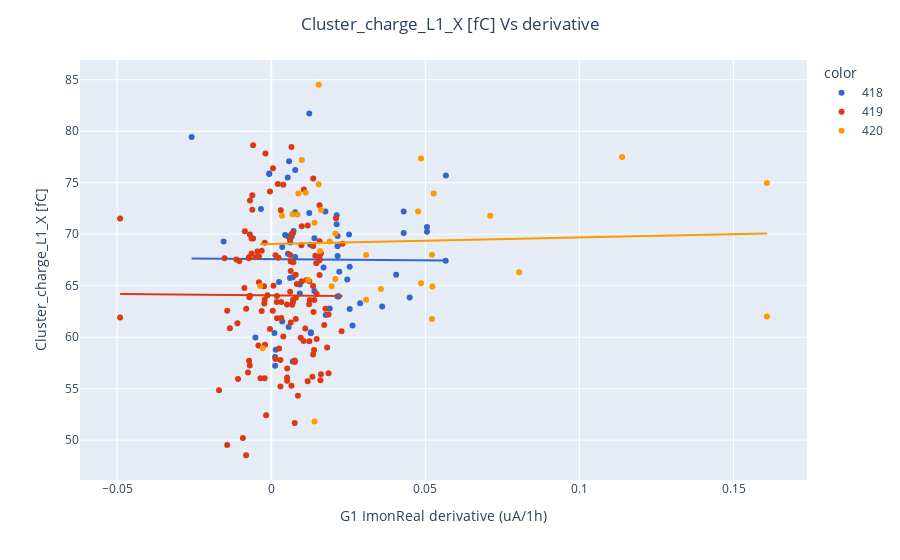
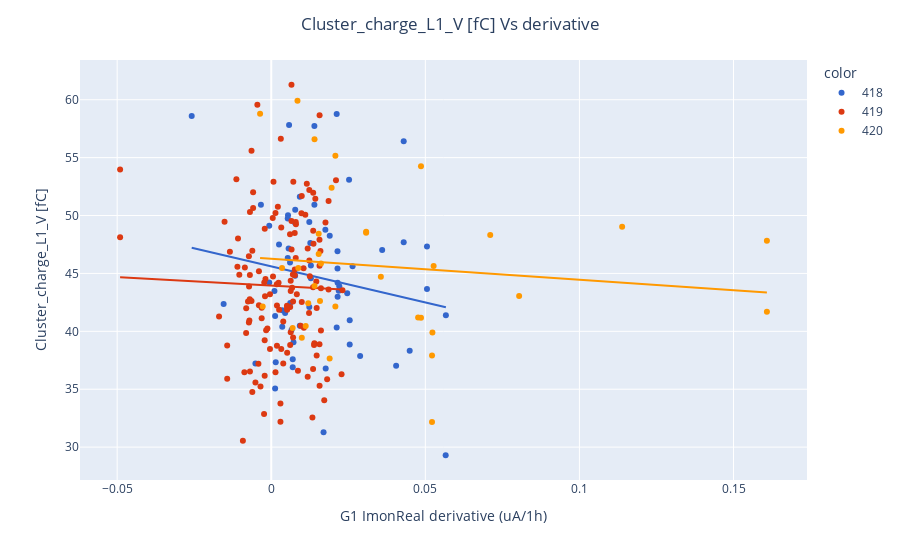

The notebook cell these images were saved under, in order:
### Code cell
plot_parameter_by_derivative_run("Cluster_charge_L1_X",413)
plot_parameter_by_derivative_run("Cluster_charge_L1_V",413)
plot_parameter_by_derivative_run("Cluster_charge_L2_X",413)
plot_parameter_by_derivative_run("Cluster_charge_L2_V",413)
plot_parameter_by_derivative_run("Cluster_size_L1_X",413)
plot_parameter_by_derivative_run("Cluster_size_L1_V",413)
plot_parameter_by_derivative_run("Cluster_size_L2_X",413)
plot_parameter_by_derivative_run("Cluster_size_L2_V",413)
